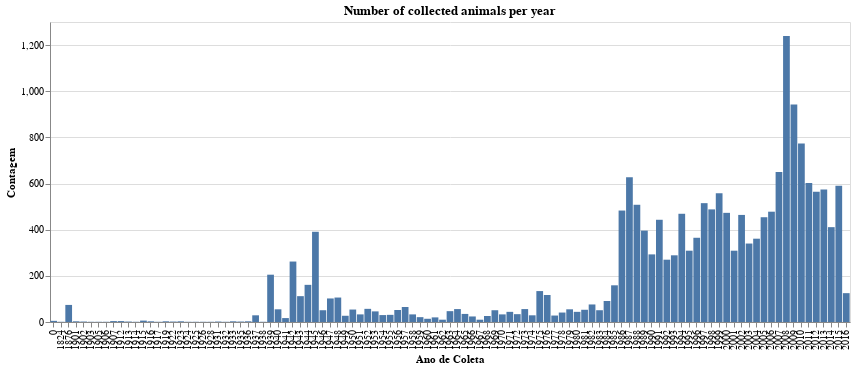

The notebook cell this image was saved under:
### Markdown cell above
<font color='red'>**ideia:** fazer crescimento em log (referencias em Bio. fazem isso)</font>

### Code cell
temp = alt.Chart(data= teste, width=800, title= 'Number of collected animals per year').mark_bar().encode(
    x= alt.X('year', type='ordinal', title='Ano de Coleta'),
    y= alt.Y('counts', type='quantitative', title='Contagem')
)

# temp.save('./graphs/coletas_por_ano.html')
temp

### Figure 1 — Vega-Lite specification as saved in the notebook (floating-point values rounded to 4 significant figures)
{"config": {"view": {"continuousWidth": 400, "continuousHeight": 300}}, "data": {"name": "data-53e0b568502cd62fcfab8b69c7133c73"}, "mark": "bar", "encoding": {"x": {"type": "ordinal", "field": "year", "title": "Ano de Coleta"}, "y": {"type": "quantitative", "field": "counts", "title": "Contagem"}}, "title": "Number of collected animals per year", "width": 800, "$schema": "https://vega.github.io/schema/vega-lite/v4.8.1.json", "datasets": {"data-53e0b568502cd62fcfab8b69c7133c73": [{"year": 0, "counts": 5}, {"year": 1824, "counts": 1}, {"year": 1876, "counts": 74}, {"year": 1901, "counts": 3}, {"year": 1902, "counts": 2}, {"year": 1903, "counts": 1}, {"year": 1905, "counts": 1}, {"year": 1906, "counts": 1}, {"year": 1907, "counts": 4}, {"year": 1912, "counts": 4}, {"year": 1913, "counts": 2}, {"year": 1914, "counts": 1}, {"year": 1915, "counts": 6}, {"year": 1916, "counts": 3}, {"year": 1917, "counts": 1}, {"year": 1919, "counts": 3}, {"year": 1922, "counts": 2}, {"year": 1923, "counts": 3}, {"year": 1924, "counts": 1}, {"year": 1925, "counts": 1}, {"year": 1926, "counts": 1}, {"year": 1928, "counts": 1}, {"year": 1931, "counts": 2}, {"year": 1932, "counts": 1}, {"year": 1933, "counts": 3}, {"year": 1935, "counts": 2}, {"year": 1936, "counts": 3}, {"year": 1937, "counts": 29}, {"year": 1938, "counts": 1}, {"year": 1939, "counts": 205}, {"year": 1940, "counts": 55}, {"year": 1941, "counts": 17}, {"year": 1942, "counts": 262}, {"year": 1943, "counts": 112}, {"year": 1944, "counts": 161}, {"year": 1945, "counts": 391}, {"year": 1946, "counts": 51}, {"year": 1947, "counts": 102}, {"year": 1948, "counts": 106}, {"year": 1949, "counts": 27}, {"year": 1950, "counts": 54}, {"year": 1951, "counts": 33}, {"year": 1952, "counts": 57}, {"year": 1953, "counts": 46}, {"year": 1954, "counts": 30}, {"year": 1955, "counts": 31}, {"year": 1956, "counts": 52}, {"year": 1957, "counts": 65}, {"year": 1958, "counts": 33}, {"year": 1959, "counts": 21}, {"year": 1960, "counts": 14}, {"year": 1961, "counts": 20}, {"year": 1962, "counts": 10}, {"year": 1963, "counts": 47}, {"year": 1964, "counts": 56}, {"year": 1965, "counts": 35}, {"year": 1966, "counts": 24}, {"year": 1967, "counts": 10}, {"year": 1968, "counts": 26}, {"year": 1969, "counts": 51}, {"year": 1970, "counts": 33}, {"year": 1971, "counts": 44}, {"year": 1972, "counts": 34}, {"year": 1973, "counts": 56}, {"year": 1974, "counts": 29}, {"year": 1975, "counts": 134}, {"year": 1976, "counts": 117}, {"year": 1977, "counts": 28}, {"year": 1978, "counts": 41}, {"year": 1979, "counts": 55}, {"year": 1980, "counts": 44}, {"year": 1981, "counts": 53}, {"year": 1982, "counts": 76}, {"year": 1983, "counts": 51}, {"year": 1984, "counts": 91}, {"year": 1985, "counts": 159}, {"year": 1986, "counts": 483}, {"year": 1987, "counts": 627}, {"year": 1988, "counts": 508}, {"year": 1989, "counts": 396}, {"year": 1990, "counts": 293}, {"year": 1991, "counts": 443}, {"year": 1992, "counts": 270}, {"year": 1993, "counts": 289}, {"year": 1994, "counts": 469}, {"year": 1995, "counts": 309}, {"year": 1996, "counts": 365}, {"year": 1997, "counts": 515}, {"year": 1998, "counts": 488}, {"year": 1999, "counts": 558}, {"year": 2000, "counts": 473}, {"year": 2001, "counts": 309}, {"year": 2002, "counts": 464}, {"year": 2003, "counts": 340}, {"year": 2004, "counts": 361}, {"year": 2005, "counts": 454}, {"year": 2006, "counts": 478}, {"year": 2007, "counts": 650}, {"year": 2008, "counts": 1239}, {"year": 2009, "counts": 942}, {"year": 2010, "counts": 774}, {"year": 2011, "counts": 602}, {"year": 2012, "counts": 564}, {"year": 2013, "counts": 574}, {"year": 2014, "counts": 411}, {"year": 2015, "counts": 590}, {"year": 2016, "counts": 125}]}}
